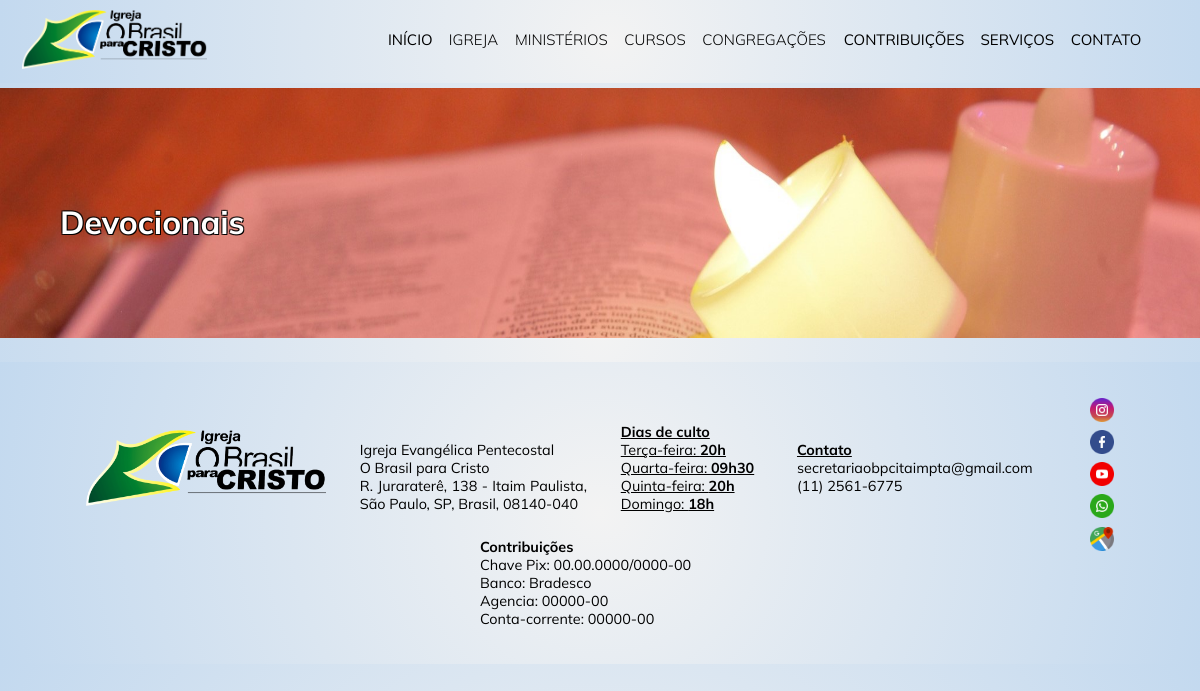
Page /devocionais/ on the earlier database version.
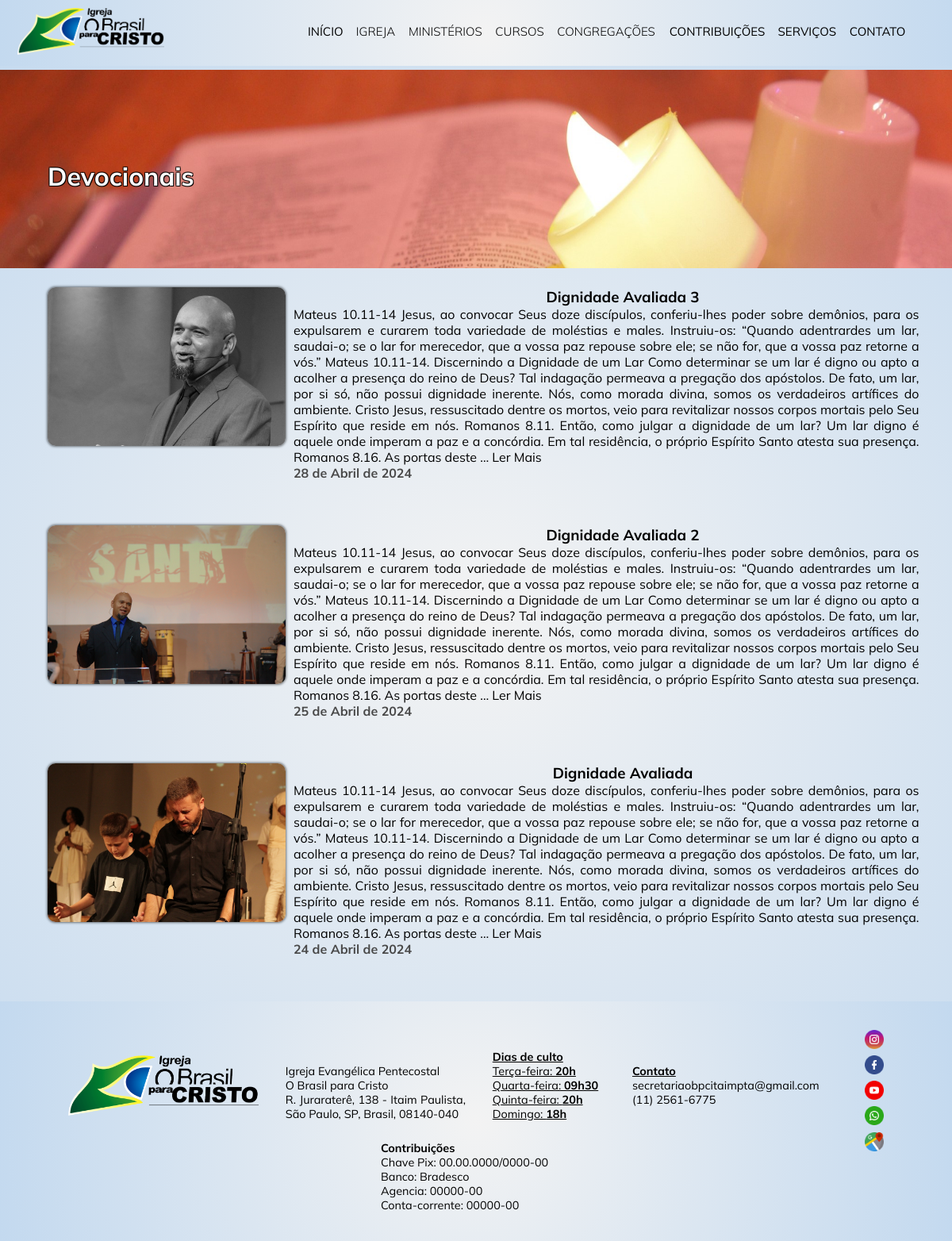
Same page on the later database version.
### apps/site_obpc/models.py (models this page shows, shortened)
class Devocional(models.Model):
    titulo_devocional = models.CharField(max_length=100, null=False, blank = False)
    texto_devocional = models.CharField(max_length=10000,null=True,blank=True)
    autor = models.CharField(max_length=100, null=False, blank = False)
    banner_home = models.ImageField(upload_to='devocional/banner',help_text="Dimensão: 1519 x 510 px")
    banner_pagina_devocional = models.ImageField(upload_to='devocional/banner',help_text="Dimensão: 800 x 530 px")
    data_devocional = models.DateField(null=True)

### apps/site_obpc/views.py (the view)
# urls.py: path('devocionais/',DevocionalViewSet,name='devocionais'),
def DevocionalViewSet(request):
    devocionais = Devocional.objects.order_by('-data_devocional')
    paginator = Paginator(devocionais,5)
    page = request.GET.get('page')
    try:
        devocionais_pagina = paginator.page(page)
    except PageNotAnInteger:
        devocionais_pagina = paginator.page(1)
    except EmptyPage:
        devocionais_pagina = paginator.page(paginator.num_pages)
    return render(request,'site/devocionais.html',{"devocionais":devocionais,"devocionais_pagina":devocionais_pagina})

### apps/site_obpc/context_processors.py (called while the page is built)
def MinisteriosContext(request):
    return{"ministerios":Ministerios.objects.all()}

def CongregacoesContext(request):
    return{"congregacoes":Congregacoes.objects.all()}

def CursosContext(request):
    return{"cursos_menu":Cursos.objects.order_by('nome_curso_abreviado')}

### templates/site/devocionais.html (shortened to what this page needs)
{% extends 'shared/base.html' %}
{% load static %}
{% block content %}
<div class="cabecalho_qsomos">
    <img src="{% static 'assets/banner_eventos.jpg' %}" alt="banner">
    <h1>Devocionais</h1>
</div>
<div class="div_card_devocionais">
    {% for card in devocionais_pagina  %}
    <div class="card_devocionais">
        <a href="{% url 'devocional_detalhe' card.id %}">
            <img src="{{card.banner_pagina_devocional.url}}" alt="">
        </a>
        <div class="card_devocionais_info">
            <a href="{% url 'devocional_detalhe' card.id %}">
                <H3>{{card.titulo_devocional}}</H3>
                <p>{{card.texto_devocional|truncatewords:160}} <a href="">Ler Mais</a></p>
            </a>
            <p class="card_devocionais_data">{{card.data_devocional}}</p>
        </div>
    </div>
    {% endfor %}
</div>
{% endblock %}

### templates/shared/base.html (shortened to what this page needs)
{% load static %}
<!DOCTYPE html>
<html lang="pt-br">
<head>
    <link rel="stylesheet" type="text/css" href="https://cdn.jsdelivr.net/npm/slick-carousel@1.8.1/slick/slick.css"/>
    <link rel="stylesheet" type="text/css" href="https://cdn.jsdelivr.net/npm/slick-carousel@1.8.1/slick/slick-theme.css"/>
    <link rel="stylesheet" href="{% static 'styles/styles.css' %}">
    <link href="https://vjs.zencdn.net/7.14.3/video-js.css" rel="stylesheet">
</head>
<body>
    <form method="post">
        <button type="submit">Enviar</button>
    </form>
    {% include 'partials/_menu.html' with ministerios=ministerios %}
    <div class="conteudo_pagina">
    {% block content %}{% endblock %}
    </div>
    {% include 'partials/_footer.html' %}
</body>
</html>

### templates/partials/_menu.html (shortened to what this page needs)
{% load static %}
<header class="menu">
    <nav class="cabecalho">
        <a class="logo_a" href="{% url 'index' %}"><img class="foto" src="{% static 'assets/logo_obpc2.png' %}" alt="logo_obpc"></a>
        <div class="menu_options_items">
            <div class="cabecalho2">
                <a href="{% url 'index' %}" class="cabecalho">INÍCIO</a>
            </div>
            <div class="dropdown" role="listbox" aria-haspopup="listbox">
                <div class="dropdown-select" role="button" aria-expanded="false" aria-controls="dropdown-options">
                    IGREJA
                </div>
            </div>
            <div class="dropdown" role="listbox" aria-haspopup="listbox">
                <div class="dropdown-select" role="button" aria-expanded="false" aria-controls="dropdown-options2">
                    MINISTÉRIOS
                </div>
            </div>
            <div class="dropdown" role="listbox" aria-haspopup="listbox">
                <div class="dropdown-select" role="button" aria-expanded="false" aria-controls="dropdown-options2">
                    CURSOS
                </div>
            </div>
            <div class="dropdown" role="listbox" aria-haspopup="listbox">
                <div class="dropdown-select" role="button" aria-expanded="false" aria-controls="dropdown-options2">
                    CONGREGAÇÕES
                </div>
            </div>
            <div class="cabecalho2">
                <a href="{% url 'contribuicoes' %}" class="cabecalho">CONTRIBUIÇÕES</a>
            </div>
            <div class="cabecalho2">
                <a href="{% url 'servicos' %}" class="cabecalho">SERVIÇOS</a>
            </div>
            <div class="cabecalho2">
                <a href="" class="cabecalho">CONTATO</a>
            </div>
        </div>
    </nav>
</header>

### templates/partials/_footer.html
{% load static %}
<footer class="footer">
    <nav class="rodape_items">
        <img class="logo_rodape" src="{% static 'assets/logo_obpc2.png' %}" alt="logo_obpc">
        <div class="igreja">
            <p >
                Igreja Evangélica Pentecostal
                O Brasil para Cristo
                R. Juraraterê, 138 - Itaim Paulista, São Paulo, SP, Brasil, 08140-040
            </p>
        </div>
        <div class="dias_culto">
            <p><strong>Dias de culto</strong>
                Terça-feira: <strong>20h</strong>
               Quarta-feira: <strong>09h30</strong>
               Quinta-feira: <strong>20h</strong>
               Domingo: <strong>18h</strong>
            </p>
        </div>
        <div class="contato">
            <h4><strong class="dias_culto">Contato</strong></h4>
            <p>secretariaobpcitaimpta@gmail.com</p>
            <p>(11) 2561-6775</p>
        </div>
        <div class="div_icons">
            <div>
                <img src="{% static '/assets/instagram.png' %}" class="icone" alt="logo_insta">
            </div>
            <div>
                <img src="{% static '/assets/facebook.png' %}" class="icone" alt="logo_face">
            </div>
            <div>
                <img src="{% static '/assets/youtube.png' %}" class="icone" alt="logo_face">
            </div>
            <div>
                <img src="{% static '/assets/whatsapp.png' %}" class="icone" alt="logo_face">
            </div>
            <div>
                <img src="{% static '/assets/mapas-do-google.png' %}" class="icone" alt="logo_face">
            </div>
        </div>
        <div>
            <div class="contribuicao">
                <h4>Contribuições</h4>
                <p>Chave Pix: 00.00.0000/0000-00</p>
                <p>Banco: Bradesco</p>
                <p>Agencia: 00000-00</p>
                <p>Conta-corrente: 00000-00</p>
            </div>
        </div>
    </nav>
</footer>

### setup/static/styles/styles.css (style rules this page uses)
* { margin: 0; padding: 0; }
:root { --cabecalho_back_collor: #ffffff; --body_collor: #ffffff; --font: 'Mulish', sans-serif; --cor_hover: #4942E4; --font_collor: #000000; --footer_collor: #637A9F; --titulos: 'Mulish', sans-serif; }
body { background: radial-gradient(circle,#f3f3f3,#c3d9ef); color: var(--body_collor); width: 100%; margin: 0%; }
.menu { background: radial-gradient(circle,#f3f3f3,#c3d9ef); color: var(--cabecalho_back_collor); padding: 10px; position: fixed; top: 0; width: 100%; align-items: center; z-index: 1000; }
.conteudo_pagina { margin-top:4.3rem; justify-content: center; }
.cabecalho { padding: 1%; padding-block: 0%; display:inline-flex; font-family: var(--font); text-decoration: none; gap: 15%; width: 100%; align-items:center; color: var(--font_collor); justify-content: center; animation: fadeIn 1.5s ease-in-out; font-size: 15px; }
.menu_options_items { display: flex; align-items: center; width: 90%; height: 1rem; gap: 2%; justify-content: start; }
.cabecalho2 { display: inline-flex; align-items:center; gap: 19%; padding: 0%; }
.logo_a { display: grid; width: 15rem; }
.foto { width: 100%; }
.dropdown { position: relative; display: inline-flex; }
.dropdown-select { padding: 0%; font-family: var(--font); font-weight: 300; align-items: end; font-size: 100%; border: none; color: var(--font_collor); cursor: pointer; transition: background-color 0.3s ease-in-out; width: auto; }
.footer { background: radial-gradient(circle,#f3f3f3,#c3d9ef); padding: 0% ; color:var(--font_collor); display: flex; justify-content: center; }
.rodape_items { align-items:center; display:flex; gap: 3%; padding: 3%; font-size: 90%; justify-content: center; flex-wrap: wrap; width: 100%; }
.dias_culto { text-decoration:underline; font-family: var(--font) ; width: 8.9rem; margin-inline-end: 0%; white-space: pre-line; }
.logo_rodape { width: 15rem; }
.igreja { font-family: var(--font); width: 14.2rem; text-align: center; margin-inline: 0%; white-space: pre-line; }
.contato { font-family: var(--font); width: 15.5rem; margin-inline-end: 1%; }
.div_icons { display: grid; gap: 3%; }
.icone { width: 1.5rem; margin-inline-end: 0%; }
.contribuicao { font-family: var(--font); width: 15rem; }
.cabecalho_qsomos img { width: 100%; height: 250px; padding-block-end: 20px; }
.cabecalho_qsomos h1 { position: absolute; margin-top: -10rem; margin-left: 5%; font-family: var(--font); text-shadow: 1px 1px 0 rgb(0, 0, 0), -1px -1px 0 rgba(0, 0, 0, 0.756), 1px -1px 0 rgba(0, 0, 0, 0.756), -1px 1px 0 rgba(0, 0, 0, 0.756); }
.div_card_devocionais { padding-inline-start: 5%; }
.card_devocionais { width: auto; height: 300px; display: flex; gap: 10px; font-family: var(--font); }
.card_devocionais img { width: 300px; height: 200px; border-radius: 10px; box-shadow: 0 0 3px 1px #00000080; }
.card_devocionais_info a { text-decoration: none; color: var(--font_collor); text-align: justify; }
.card_devocionais_info p { padding-inline-end: 5%; white-space: pre-line; text-align: justify; }
.card_devocionais_data { color: #494949; font-weight: 700; }
.div_mais_devocionais h3,p,h5,a { font-family: var(--font); color: var(--font_collor); text-align: justify; text-decoration: none; }
.div_mais_eventos h3,p,h5 { font-family: var(--font); color: var(--font_collor); text-align: justify; }
.card_servicos h2,h3 { color: var(--font_collor); font-family: var(--font); justify-content: center; text-align: center; }

Differences in the rows shown:
added Devocional: banner_pagina_devocional (picture), titulo_devocional "Dignidade Avaliada 3", texto_devocional "Mateus 10.11-14 Jesus, ao convocar Seus doze discípulos, conferiu-lhes poder sobre demônios, para os expulsarem e curarem toda variedade de moléstias e males. Instruiu-os: “Quando adentrardes um lar, saudai-o; se o lar for merecedor, que a vossa paz repouse sobre ele; se não for, que a vossa paz retorne a vós.” Mateus 10.11-14. Discernindo a Dignidade de um Lar Como determinar se um lar é digno ou apto a acolher a presença do reino de Deus? Tal indagação permeava a pregação dos apóstolos. De fato, um lar, por si só, não possui dignidade inerente. Nós, como morada divina, somos os verdadeiros artífices do ambiente. Cristo Jesus, ressuscitado dentre os mortos, veio para revitalizar nossos…", data_devocional "28 de Abril de 2024"
added Devocional: banner_pagina_devocional (picture), titulo_devocional "Dignidade Avaliada 2", texto_devocional "Mateus 10.11-14 Jesus, ao convocar Seus doze discípulos, conferiu-lhes poder sobre demônios, para os expulsarem e curarem toda variedade de moléstias e males. Instruiu-os: “Quando adentrardes um lar, saudai-o; se o lar for merecedor, que a vossa paz repouse sobre ele; se não for, que a vossa paz retorne a vós.” Mateus 10.11-14. Discernindo a Dignidade de um Lar Como determinar se um lar é digno ou apto a acolher a presença do reino de Deus? Tal indagação permeava a pregação dos apóstolos. De fato, um lar, por si só, não possui dignidade inerente. Nós, como morada divina, somos os verdadeiros artífices do ambiente. Cristo Jesus, ressuscitado dentre os mortos, veio para revitalizar nossos…", data_devocional "25 de Abril de 2024"
added Devocional: banner_pagina_devocional (picture), titulo_devocional "Dignidade Avaliada", texto_devocional "Mateus 10.11-14 Jesus, ao convocar Seus doze discípulos, conferiu-lhes poder sobre demônios, para os expulsarem e curarem toda variedade de moléstias e males. Instruiu-os: “Quando adentrardes um lar, saudai-o; se o lar for merecedor, que a vossa paz repouse sobre ele; se não for, que a vossa paz retorne a vós.” Mateus 10.11-14. Discernindo a Dignidade de um Lar Como determinar se um lar é digno ou apto a acolher a presença do reino de Deus? Tal indagação permeava a pregação dos apóstolos. De fato, um lar, por si só, não possui dignidade inerente. Nós, como morada divina, somos os verdadeiros artífices do ambiente. Cristo Jesus, ressuscitado dentre os mortos, veio para revitalizar nossos…", data_devocional "24 de Abril de 2024"
